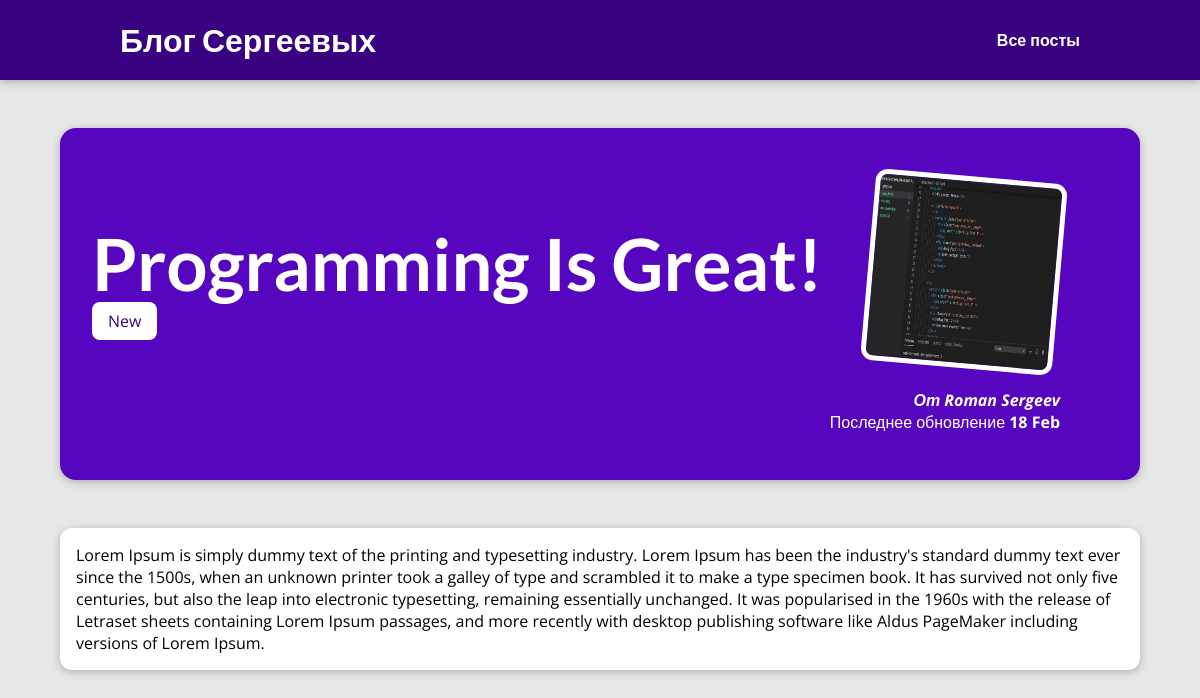
The page /posts/programming-is-great on the database its author committed.
### blog/models.py (models this page shows, shortened)
class Post(models.Model):
    title = models.CharField(max_length=80)
    author = models.ForeignKey(Author, on_delete=models.CASCADE, null=True)
    slug = models.SlugField(unique=True, null=False, db_index=True)
    image_name = models.CharField(max_length=30, null=True)
    date = models.DateField(auto_now=True)
    excerpt = models.CharField(max_length=100)
    content = models.TextField()
    tag = models.ManyToManyField(Tag)

class Tag(models.Model):
    caption = models.CharField(max_length=20)

class Author(models.Model):
    first_name = models.CharField(max_length=30)
    last_name = models.CharField(max_length=30)
    email = models.EmailField(null=True)
    def __str__(self):
        return f"{self.first_name} {self.last_name}"

### blog/views.py (the view)
# urls.py: path("posts/<slug:slug>", views.post_detail, name="post-detailed-page")
def post_detail(request, slug):
    try:
        identified_post = Post.objects.get(slug=slug)
        return render(request, "blog/post-detail.html", {
            "post": identified_post,
            "tags": identified_post.tag.all()
        })
    except:
        return Http404

### blog/templates/blog/post-detail.html (shortened to what this page needs)
{% extends 'base.html' %}
{% load static %}
{% block css_files %}
    <link rel="stylesheet" href="{% static '/blog/post-detail.css' %}">
{% endblock css_files %}
{% block content %}
    <section id="summary">
        <h2>{{ post.title }}</h2>
        <div>
            {% for tag in tags %}
                <span class="tag">{{ tag.caption }}</span
            {% endfor %}
        </div>
        <article>
            <img src="{% static 'blog/images/'|add:post.image_name %}" alt="{{ post.title }}" />
            <address>От <a href="mailto:{{ post.author.email }}">{{ post.author }}</a></address>
            <div>
                Последнее обновление <time>{{ post.date|date:"d M" }}</time>
            </div>
        </article>
    </section>
    <main>
        {{ post.content }}
    </main>
{% endblock content %}

### templates/base.html (shortened to what this page needs)
{% load static %}
<!DOCTYPE html>
<html lang="en">
<head>
    {% block css_files %}{% endblock css_files %}
    <link rel="stylesheet" href="{% static 'app.css' %}">
</head>
<body>
    <header id="main-navigation">
        <h1><a href="{% url 'index-page' %}">Блог Сергеевых</a></h1>
        <nav>
            <a href="{% url 'posts-page' %}">Все посты</a>
        </nav>
    </header>
    {% block content %}{% endblock content %}
</body>
</html>

### blog/static/blog/post-detail.css (style rules this page uses)
body { background-color: #e7e7e7; }
#main-navigation { background-color: #390281; box-shadow: 0 2px 8px rgba(0, 0, 0, 0.25); }
#summary { margin: 8rem auto 3rem auto; padding: 2rem; width: 90%; max-width: 90rem; border-radius: 16px; background-color: #5706c0; position: relative; box-shadow: 0 2px 8px rgba(0, 0, 0, 0.25); height: 22rem; }
#summary h2 { color: white; font-size: 4.5rem; margin-bottom: 0.25rem; }
#summary article { position: absolute; top: 2rem; right: 3rem; padding: 1rem 2rem; border-radius: 12px; text-align: right; color: white; }
#summary article img { width: 12rem; height: 12rem; border-radius: 12px; transform: rotateZ(5deg); border: 5px solid white; margin-bottom: 1rem; }
#summary address { font-weight: bold; }
#summary time { font-weight: bold; }
#summary a { text-decoration: none; color: white; }
.tag { background-color: white; color: #390281; padding: 0.5rem 1rem; border-radius: 8px; }
main { width: 90%; max-width: 90rem; margin: 3rem auto; background-color: white; padding: 1rem; border-radius: 12px; box-shadow: 0 2px 8px rgba(0, 0, 0, 0.25); }

### static/app.css (style rules this page uses)
* { box-sizing: border-box; }
html { font-family: 'Open Sans', 'Lato', sans-serif; }
body { margin: 0; }
h1, h2, h3 { font-family: 'Lato', sans-serif; font-weight: bold; }
#main-navigation { width: 100%; height: 5rem; display: flex; justify-content: space-between; align-items: center; padding: 0 10%; position: absolute; top: 0; left: 0; }
#main-navigation a { text-decoration: none; color: white; font-weight: bold; }

### rows shown on the page
Post: title "Programming Is Great!", image_name (picture), author "Roman Sergeev", date "18 Feb", content "Lorem Ipsum is simply dummy text of the printing and typesetting industry. Lorem Ipsum has been the industry's standard dummy text ever since the 1500s, when an unknown printer took a galley of type and scrambled it to make a type specimen book. It has survived not only five centuries, but also the leap into electronic typesetting, remaining essentially unchanged. It was popularised in the 1960s with the release of Letraset sheets containing Lorem Ipsum passages, and more recently with desktop publishing software like Aldus PageMaker including versions of Lorem Ipsum."
Tag: caption "New"
